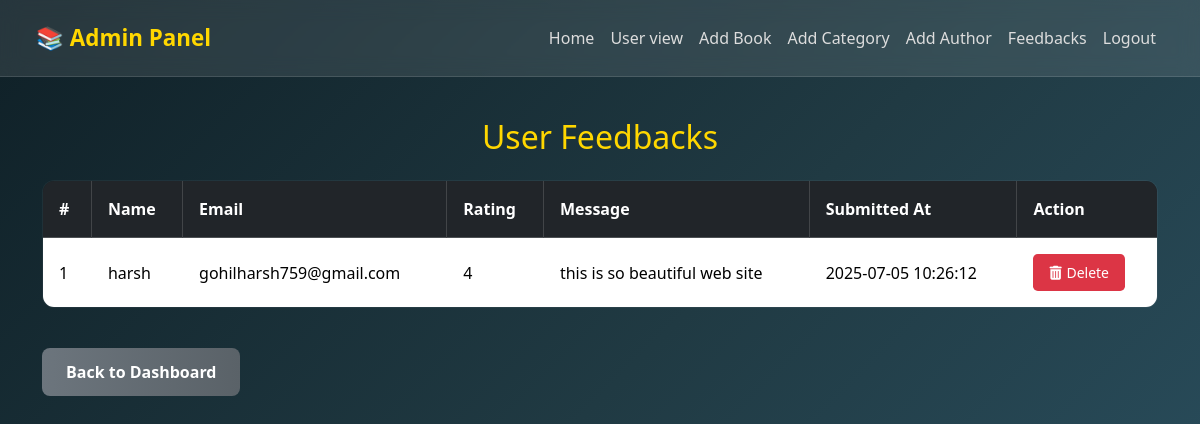
The page /feedback_list.php (signed in) on the database its author committed.
### tables this page shows
CREATE TABLE `feedback` (
  `id` int NOT NULL,
  `name` varchar(100) NOT NULL,
  `email` varchar(150) NOT NULL,
  `rating` tinyint NOT NULL,
  `message` text NOT NULL,
  `created_at` timestamp NULL DEFAULT CURRENT_TIMESTAMP
);

### feedback_list.php (the view, shortened to what this page needs)
<?php
include "db_conn.php";
$stmt = $conn->prepare("SELECT * FROM feedback ORDER BY id DESC");
$stmt->execute();
$feedbacks = $stmt->fetchAll(PDO::FETCH_ASSOC);
?>
<!DOCTYPE html>
<html lang="en">
<head>
    <link href="https://cdn.jsdelivr.net/npm/bootstrap@5.3.3/dist/css/bootstrap.min.css" rel="stylesheet">
    <link href="https://cdnjs.cloudflare.com/ajax/libs/font-awesome/6.5.0/css/all.min.css" rel="stylesheet">
</head>
<body>
    <nav class="navbar navbar-expand-lg navbar-dark px-4 py-3">
        <div class="container-fluid">
            <a class="navbar-brand" href="admin.php">📚 Admin Panel</a>
            <div class="collapse navbar-collapse" id="nav">
                <ul class="navbar-nav ms-auto">
                    <li class="nav-item"><a class="nav-link" href="admin.php">Home</a></li>
                    <li class="nav-item"><a class="nav-link" href="index.php">User view</a></li>
                    <li class="nav-item"><a class="nav-link" href="add-book.php">Add Book</a></li>
                    <li class="nav-item"><a class="nav-link" href="add-category.php">Add Category</a></li>
                    <li class="nav-item"><a class="nav-link" href="add-author.php">Add Author</a></li>
                    <li class="nav-item"><a class="nav-link active" aria-current="page" href="feedbacks.php">Feedbacks</a></li>
                    <li class="nav-item"><a class="nav-link" href="logout.php">Logout</a></li>
                </ul>
            </div>
        </div>
    </nav>
    <div class="container mt-5">
        <h2 class="text-center mb-4" style="color: var(--gold);">User Feedbacks</h2>
        <?php if (!$feedbacks): ?>
            <div class="alert alert-info text-center mt-4">No feedback received yet.</div>
        <?php else: ?>
            <div class="table-responsive">
                <table class="table table-bordered table-hover">
                    <thead class="table-dark">
                        <tr>
                            <th>#</th>
                            <th>Name</th>
                            <th>Email</th>
                            <th>Rating</th>
                            <th>Message</th>
                            <th>Submitted At</th>
                            <th>Action</th>
                        </tr>
                    </thead>
                    <tbody>
                        <?php $i = 0;
                        foreach ($feedbacks as $fb): $i++; ?>
                            <tr>
                                <td><?= $i ?></td>
                                <td><?= htmlspecialchars($fb['name']) ?></td>
                                <td><?= htmlspecialchars($fb['email']) ?></td>
                                <td><?= htmlspecialchars($fb['rating']) ?></td>
                                <td><?= nl2br(htmlspecialchars($fb['message'])) ?></td>
                                <td><?= $fb['created_at'] ?></td>
                                <td>
                                    <button type="button" class="btn btn-danger-custom btn-sm"
                                        data-bs-toggle="modal" data-bs-target="#deleteFeedbackModal"
                                        data-feedback-id="<?= $fb['id'] ?>">
                                        <i class="fas fa-trash-alt"></i> Delete
                                    </button>
                                </td>
                            </tr>
                        <?php endforeach; ?>
                    </tbody>
                </table>
            </div>
        <?php endif; ?>
        <a href="admin.php" class="btn btn-secondary mt-4">Back to Dashboard</a>
    </div>
</body>
</html>

### feedback_list.php (style rules this page uses)
:root { --gold: #ffd700; --green: #28a745; --blue-light: #1e90ff; --glass-bg: rgba(255, 255, 255, .1); --danger-red: #dc3545; }
* { box-sizing: border-box; font-family: 'Segoe UI', sans-serif; }
body { background: linear-gradient(135deg, #0f2027, #203a43, #2c5364); color: #fff; margin: 0; min-height: 100vh; padding-bottom: 4rem; padding-top: 70px; }
.navbar { backdrop-filter: blur(10px); background: var(--glass-bg); border-bottom: 1px solid rgba(255, 255, 255, .12); position: fixed; top: 0; width: 100%; z-index: 1000; }
.navbar-brand { color: var(--gold) !important; font-weight: 700; font-size: 1.4rem; }
.nav-link { color: #ddd !important; font-weight: 500; padding: 0.5rem 1rem; }
.table { background: rgba(255, 255, 255, 0.05); border: 1px solid rgba(255, 255, 255, 0.2); backdrop-filter: blur(5px); border-radius: 0.75rem; overflow: hidden; color: #fff; }
.table thead { background-color: rgba(0, 0, 0, 0.3); color: var(--gold); }
.table th, .table td { border-color: rgba(255, 255, 255, 0.15); padding: 1rem; vertical-align: middle; }
.table tbody tr { background-color: rgba(255, 255, 255, 0.02); }
.btn-secondary { background: linear-gradient(to right, #6c757d, #5a6268); border: none; padding: 0.75rem 1.5rem; font-weight: 600; border-radius: 0.5rem; transition: background-color 0.3s ease, transform 0.2s ease; color: #fff; }
.btn-danger-custom { background: var(--danger-red); border: none; color: #fff; padding: 0.5rem 1rem; font-weight: 500; border-radius: 0.3rem; transition: background-color 0.2s ease, transform 0.2s ease; display: inline-flex; align-items: center; gap: 0.3rem; }

### rows shown on the page
feedback: name "harsh", email "gohilharsh759@gmail.com", rating "4", message "this is so beautiful web site", created_at "2025-07-05 10:26:12"
